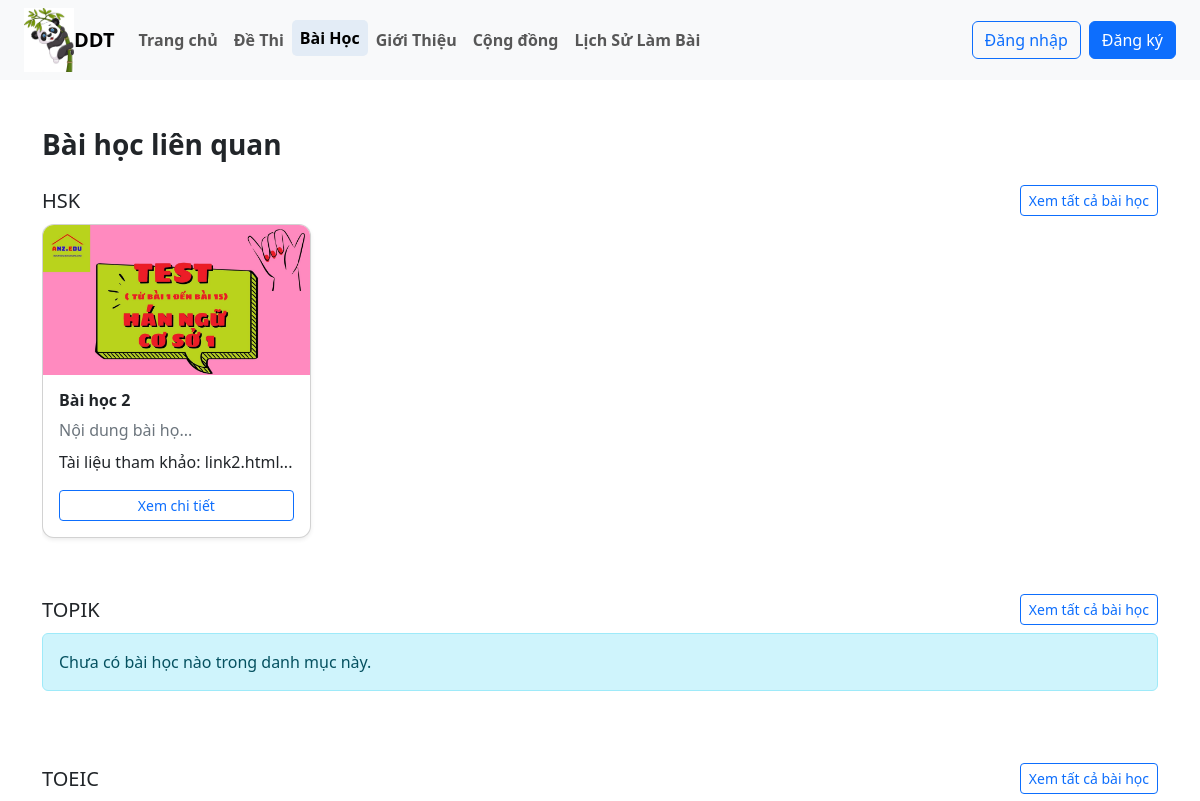
Before: /user/bai_hoc.php (upper part) with the older database file.
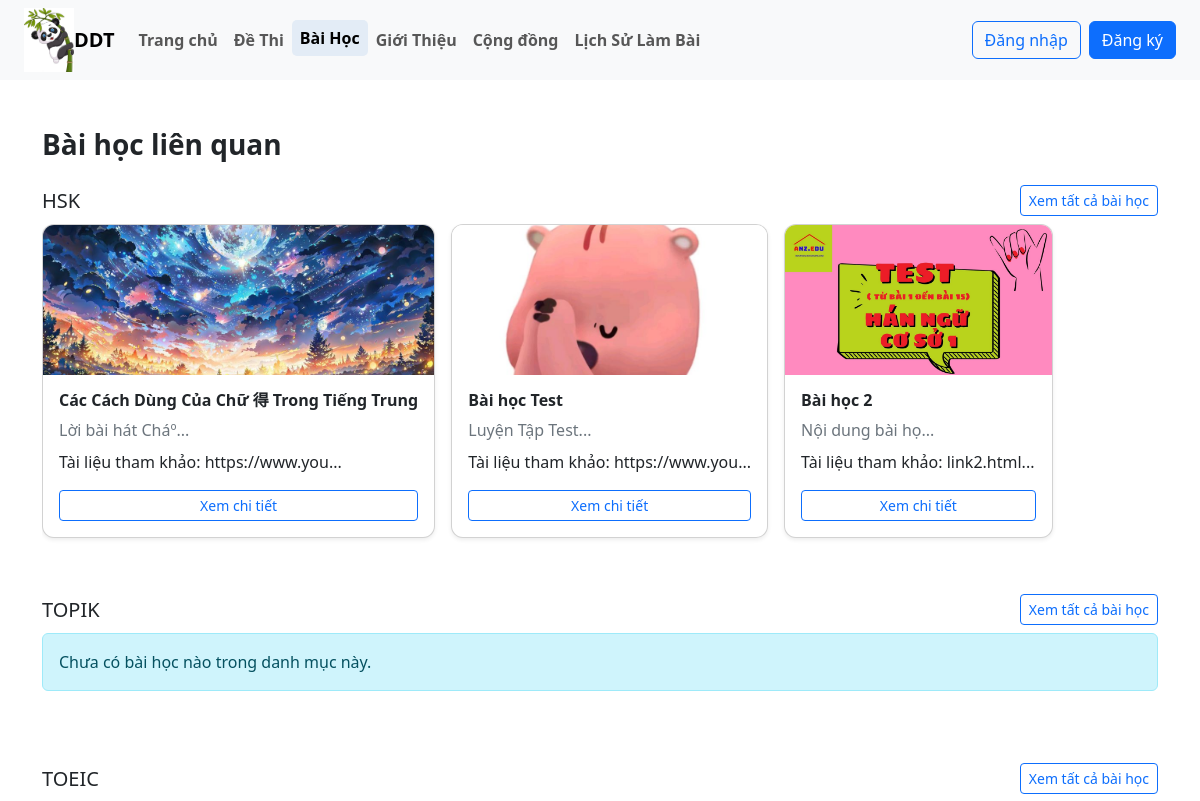
After: the same page with the newer database file.
### tables this page shows
CREATE TABLE `danh_muc_de_thi` (
  `id` int(11) NOT NULL,
  `ten_danh_muc` varchar(100) NOT NULL,
  `mo_ta` text DEFAULT NULL
);

CREATE TABLE `bai_hoc` (
  `id` varchar(10) NOT NULL,
  `tieu_de` varchar(255) NOT NULL,
  `noi_dung` text DEFAULT NULL,
  `anh_bai_hoc` varchar(255) DEFAULT NULL,
  `link_bai_hoc` varchar(255) DEFAULT NULL,
  `ngay_tao` datetime DEFAULT current_timestamp(),
  `id_danh_muc` int(11) DEFAULT NULL
);

### user/bai_hoc.php (the view, shortened to what this page needs)
<?php
include("./header.php");
?>
<div class="container my-5">
    <h3 class="mb-4 fw-bold">Bài học liên quan</h3>
    <?php
    $sql_dm = "SELECT * FROM danh_muc_de_thi";
    $result_dm = mysqli_query($dbc, $sql_dm);
    ?>
    <?php while ($dm = mysqli_fetch_assoc($result_dm)): ?>
    <?php
        $id_dm = $dm['id'];
        $sql_bh = "SELECT * FROM bai_hoc WHERE id_danh_muc = '$id_dm' ORDER BY ngay_tao DESC";
        $result_bh = mysqli_query($dbc, $sql_bh);
        ?>
    <div class="mb-5">
        <div class="d-flex justify-content-between align-items-center mb-2">
            <h5 class="m-0"><?= $dm['ten_danh_muc'] ?></h5>
            <a href="tat_ca_bai_hoc.php?id_dm=<?= $dm['id'] ?>" class="btn btn-outline-primary btn-sm">
                Xem tất cả bài học
            </a>
        </div>
        <div class="d-flex flex-row overflow-auto gap-3 pb-2">
            <?php if (mysqli_num_rows($result_bh) > 0): ?>
            <?php while ($bh = mysqli_fetch_assoc($result_bh)): ?>
            <div class="card shadow-sm" style="min-width: 260px;">
                <?php if (!empty($bh['anh_bai_hoc'])): ?>
                <img src="./image_baihoc/<?= $bh['anh_bai_hoc'] ?>" class="card-img-top"
                    style="height: 150px; object-fit: cover;">
                <?php endif; ?>
                <div class="card-body">
                    <h6 class="card-title fw-bold"><?= $bh['tieu_de'] ?></h6>
                    <p class="text-secondary  mb-2">
                        <?= substr($bh['noi_dung'], 0, 20) ?>...
                    </p>
                    <?php if (!empty($bh['link_bai_hoc'])): ?>
                    <p>
                        Tài liệu tham khảo: <?= substr($bh['link_bai_hoc'], 0, 15) ?>...
                    </p>
                    <?php endif; ?>
                    <a href="chi_tiet_bai_hoc.php?id_bh=<?= $bh['id'] ?>" class="btn btn-outline-primary btn-sm w-100">
                        Xem chi tiết
                    </a>
                </div>
            </div>
            <?php endwhile; ?>
            <?php else: ?>
            <div class="alert alert-info w-100">
                Chưa có bài học nào trong danh mục này.
            </div>
            <?php endif; ?>
        </div>
    </div>
    <?php endwhile; ?>
</div>

Changed rows visible on the page:
added bai_hoc: anh_bai_hoc (picture), tieu_de "Các Cách Dùng Của Chữ 得 Trong Tiếng Trung", noi_dung "Lời bài hát Cháº", link_bai_hoc "https://www.you", shown under danh_muc_de_thi "HSK"
added bai_hoc: anh_bai_hoc (picture), tieu_de "Bài học Test", noi_dung "Luyện Tập Test", link_bai_hoc "https://www.you", shown under danh_muc_de_thi "HSK"
